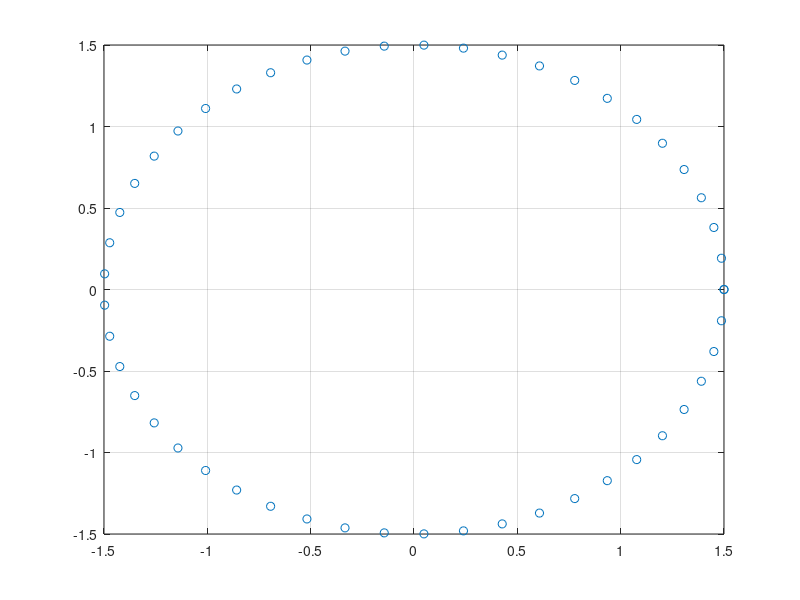

The MATLAB script that drew this image:
clear
clc


t=0.005; %initial guess
D=3; %fuselage diameter
L=0.5; %frame spacing 
n=50; % number of stringers
As=5e-4;

b=pi*D/n; %stringer pitch
theta=linspace(0,2*pi,n);
y=D/2.*sin(theta);% stringer position in y direction 
x=D/2.*cos(theta); % stringer position in x direction
figure (1);
plot(x,y,'o');
grid on

%%
Askin=t*b/6*(2+1); % skin boom area
I=sum((As+Askin)*y.^2); % second moment of aera
M=3.7074e6; %maximum bending moment
sigma_mb=M*(D/2)/I; %maximum stress due to bending 

%%
F=231077; % maximum shear force
qs=F/2/pi/D; %shear flow q=F/(2*pi*D)
sigma_ms=qs/t;

%% compare (Bending stress with euler buckling and yield) (Shear stress with plate buckling and yield)
